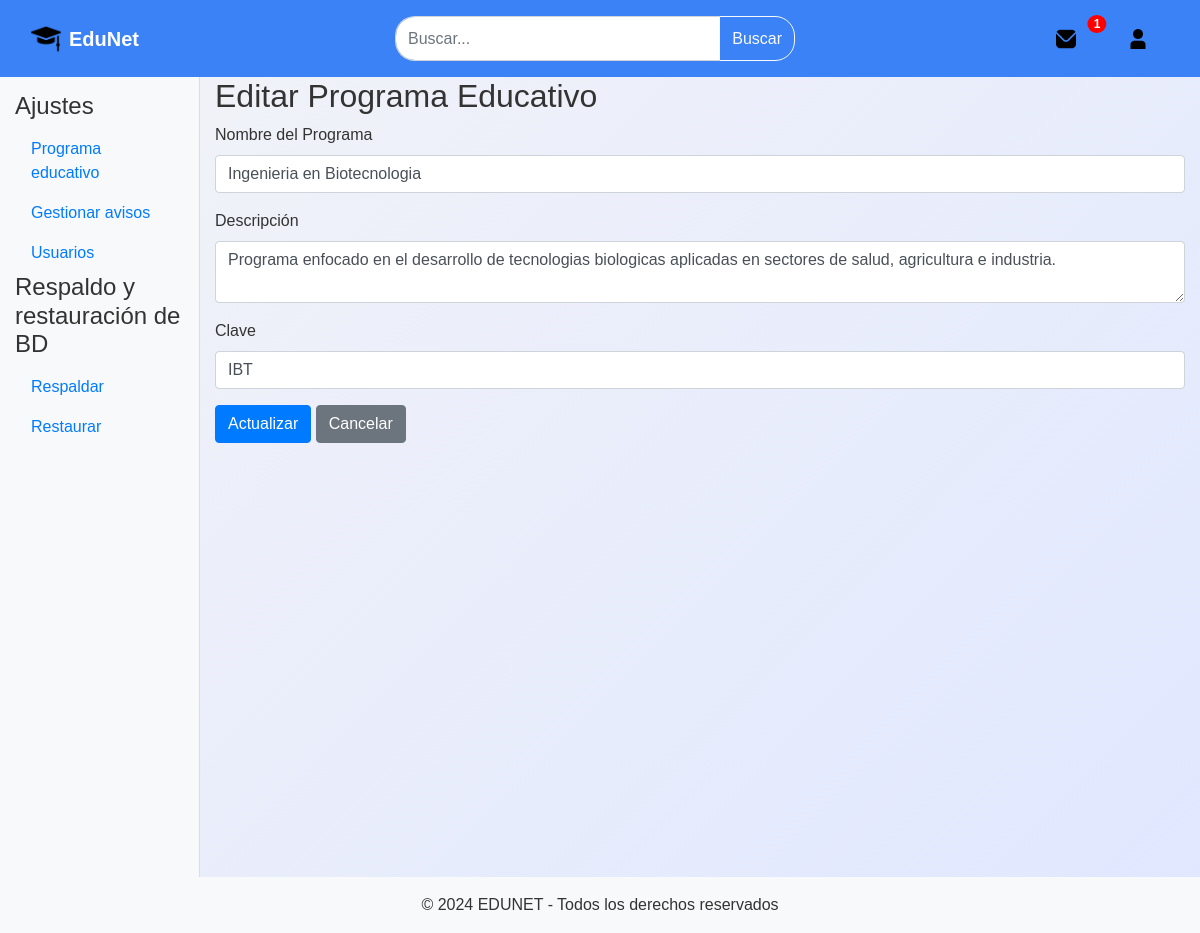
Screenshot of /Views/editarPE.php?id=1 (signed in) with the database file from the repository.
### tables this page shows
CREATE TABLE programaEducativo (
    idPE INT NOT NULL AUTO_INCREMENT COMMENT 'ID unico del programa educativo',
    nombre VARCHAR(255) NOT NULL COMMENT 'Nombre del programa educativo (ej. Ingenieria en Sistemas)',
    descripcion VARCHAR(255) NOT NULL COMMENT 'Descripcion del programa educativo',
    clave VARCHAR(3) NOT NULL COMMENT 'Clave del programa (ej. ITI para Ingenieria en Tecnologias de la Informacion)',
    PRIMARY KEY (idPE)
);

### Model/conexionBD.php (called while the page is built, shortened)
<?php
function obtenerConexion() {
    $conexion = mysqli_connect("localhost", "root", "", "eduNet");
    return $conexion;
}
?>

### Controller/controlador.php (called while the page is built, shortened)
<?php
require_once __DIR__ . '/../Model/conexionBD.php';
require_once __DIR__ . '/../Model/admin.php';
class Controlador {
    private $adminModel;
    public function __construct() {
        $this->adminModel = new Admin();
    }
    public function obtenerProgramaPorID($idPE) {
        return $this->adminModel->obtenerProgramaPorID($idPE);
    }
}
?>

### Model/admin.php (called while the page is built, shortened)
<?php
require_once '../Model/conexionBD.php';
class Admin {
    private $db;
    public function __construct() {
        $this->db = obtenerConexion();
    }
    public function obtenerProgramaPorID($idPE) {
        $stmt = $this->db->prepare("SELECT * FROM programaeducativo WHERE idPE = ?");
        if ($stmt) {
            $stmt->bind_param('i', $idPE);
            $stmt->execute();
            $resultado = $stmt->get_result();
            if ($resultado->num_rows > 0) {
                $programa = $resultado->fetch_assoc();
                return $programa;
            } else {
                $stmt->close();
                return null;
            }
        } else {
            die("Error al preparar la consulta: " . $this->db->error);
        }
    }
}
?>

### Views/editarPE.php (the view, shortened to what this page needs)
<?php
require_once __DIR__ . '/../Controller/controlador.php';
include 'header.php';
$controlador = new Controlador();
if (isset($_GET['id'])) {
    $idPE = $_GET['id'];
    $programa = $controlador->obtenerProgramaPorID($idPE);
} else {
    echo '<script>alert("ID de programa no proporcionado."); window.location.href = "gestionPE.php";</script>';
    exit();
}
$nombre = $programa['nombre'];
$descripcion = $programa['descripcion'];
$clave = $programa['clave'];
?>
<div class="container-fluid">
    <div class="row">
        <div class="col-12 col-md-2 bg-light sidebar custom-sidebar">
            <h4 class="sidebar_title">Ajustes</h4>
            <ul class="nav flex-column">
                <li class="nav-item"><a href="gestionPE.php" class="nav-link">Programa educativo</a></li>
                <li class="nav-item"><a href="gestionA.php" class="nav-link">Gestionar avisos</a></li>
                <li class="nav-item"><a href="gestionUsers.php" class="nav-link">Usuarios</a></li>
            </ul>
            <h4 class="sidebar_title">Respaldo y restauración de BD</h4>
            <ul class="nav flex-column">
                <li class="nav-item"><a href="respaldoDB.php" class="nav-link">Respaldar</a></li>
                <li class="nav-item"><a href="respaldoDB.php" class="nav-link">Restaurar</a></li>
            </ul>
        </div>
        <div class="col-12 col-md-10">
            <h2>Editar Programa Educativo</h2>
            <form method="POST">
                <div class="mb-3">
                    <label for="nombre" class="form-label">Nombre del Programa</label>
                    <input type="text" class="form-control" id="nombre" name="nombre" value="<?php echo htmlspecialchars($nombre); ?>" required>
                </div>
                <div class="mb-3">
                    <label for="descripcion" class="form-label">Descripción</label>
                    <textarea class="form-control" id="descripcion" name="descripcion" required><?php echo htmlspecialchars($descripcion); ?></textarea>
                </div>
                <div class="mb-3">
                    <label for="clave" class="form-label">Clave</label>
                    <input type="text" class="form-control" id="clave" name="clave" value="<?php echo htmlspecialchars($clave); ?>" required>
                </div>
                <button type="submit" class="btn btn-primary">Actualizar</button>
                <a href="gestionPE.php" class="btn btn-secondary">Cancelar</a>
            </form>
        </div>
    </div>
</div>
<?php include 'footer.php'; ?>

### Views/css/styles.css (style rules this page uses)
body { font-family: Arial, sans-serif; background-color: #f0f2f5; margin: 0; }
.sidebar { padding-top: 15px; }
.custom-sidebar { width: 100px; height: 100vh; overflow-y: auto; }
body { font-family: 'Roboto', sans-serif; margin: 0; padding: 0; background: linear-gradient(135deg, #f3f4f7, #e0e7ff); color: #333; }
body { font-family: Arial, sans-serif; background-color: #f8f9fa; }
.sidebar { height: 100vh; border-right: 1px solid #ddd; }
button { border-radius: 20px; }

### rows the page displays
programaeducativo: nombre "Ingenieria en Biotecnologia", descripcion "Programa enfocado en el desarrollo de tecnologias biologicas aplicadas en sectores de salud, agricultura e industria.", clave "IBT"

### other values shown
count($avisos) "1"
